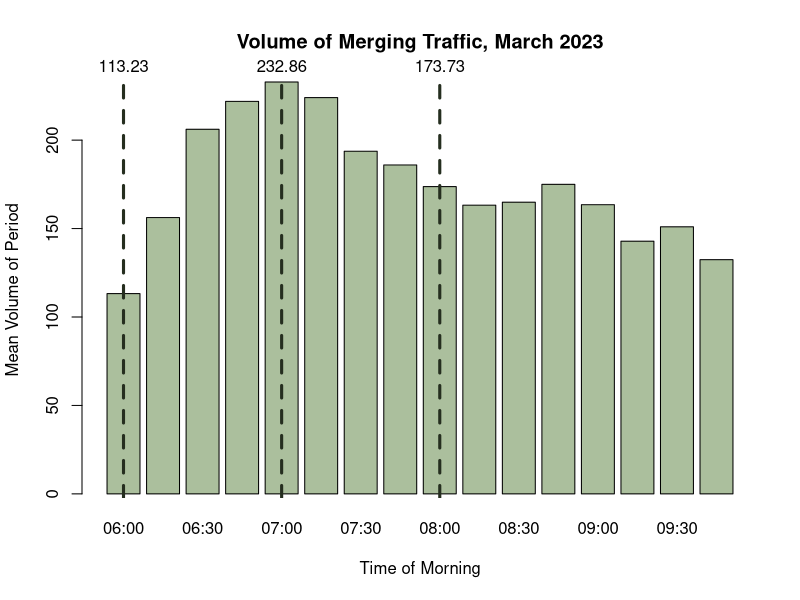
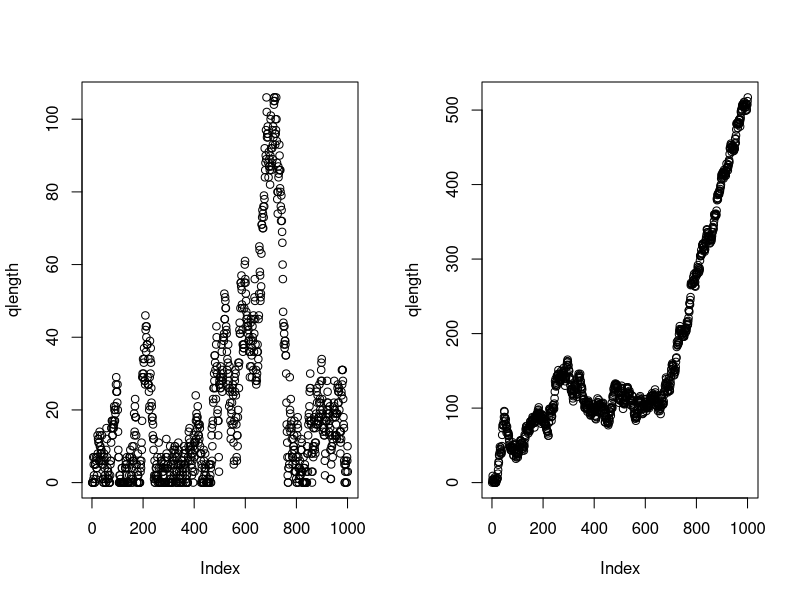
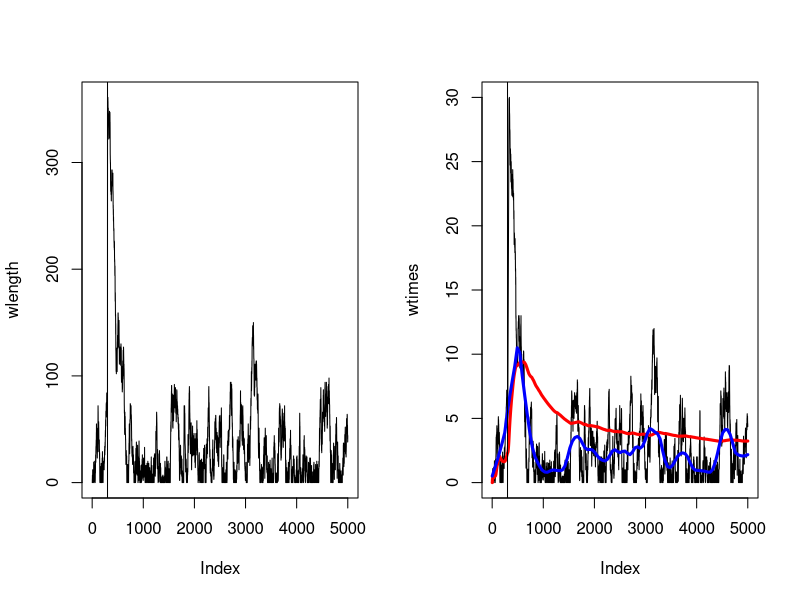

Recreate these plots in R, in order.
## ---- chunk 1
#| include: false

# Keep these commented as the full files were too large to upload to Github
# Importing datasets
# raw23 <- read.csv("2023-03.csv")
# raw25 <- read.csv("2025-03.csv")

# Filtering for on-ramp segment
# ramp25 <- raw25[raw25$MLinkID == 5725, ]
# ramp23 <- raw23[raw23$MLinkID == 5725, ]

# Filtering for the freeway segment directly following the on-ramp
# fwy25 <- raw25[raw25$MLinkID == 183, ]
# fwy23 <- raw23[raw23$MLinkID == 183, ]

# Simplified import commands
ramp25 <- read.csv("ramp25.csv")
ramp23 <- read.csv("ramp23.csv")

fwy25 <- read.csv("fwy25.csv")
fwy23 <- read.csv("fwy23.csv")
## ---- chunk 2
#| include: false

library(lubridate)

# Converting datetime strings to date objects
ramp23$Date.Time.AWST <- ymd_hm(ramp23$Date.Time.AWST)

# Adding day of the week column (1=sunday, 7=saturday)
ramp23$Weekday <- wday(ramp23$Date.Time.AWST)

# Adding hour of the day column
ramp23$Hour <- hour(ramp23$Date.Time.AWST)

# Adding 15-min segment identifier of column
ramp23$Period <- format(ramp23$Date.Time.AWST, "%H:%M")

# Removing weekends
ramp23.wk <- ramp23[ramp23$Weekday %in% c(2, 3, 4, 5, 6), ]

# Filtering for only the morning peak (6am-10am)
ramp23.pk.wk <- ramp23.wk[6 <= ramp23.wk$Hour & ramp23.wk$Hour < 10, ]

# Removing public holidays (March 6 is the onyl date - Labour Day)
ramp23.pk.wk <- ramp23.pk.wk[date(ramp23.pk.wk$Date.Time.AWST) != "2023-03-06", ]
## ---- chunk 3
head(ramp23[, c(-6, -7, -8, -9, -10)])
## ---- chunk 4
#| include: false

smeans <- aggregate(Volume ~ Period, 
                           data = ramp23.pk.wk, 
                           FUN = mean)

# getting max volume
smax <- max(smeans$Volume)
maxindex <- which(smeans$Volume == smax)

# getting mean volume
smean <- mean(smeans$Volume)

# getting min volume
smin <- min(smeans$Volume)
minindex <- which(smeans$Volume == smin)
## ---- chunk 5
#| echo: false

bp <- barplot(smeans$Volume, names.arg = smeans$Period, col="#abbf9d", xlab = "Time of Morning", ylab = "Mean Volume of Period", main="Volume of Merging Traffic, March 2023")

abline(v = bp[1], col = "#252e1f", lwd = 3, lty = 2)
text(x = bp[1], y = smax, labels = round(smeans$Volume[1], 2), pos = 3, xpd = TRUE)

abline(v = bp[5], col = "#252e1f", lwd = 3, lty = 2)
text(x = bp[5], y = smax, labels = round(smeans$Volume[5], 2), pos = 3, xpd = TRUE)

abline(v = bp[9], col = "#252e1f", lwd = 3, lty = 2)
text(x = bp[9], y = smax, labels = round(smeans$Volume[9], 2), pos = 3, xpd = TRUE)
## ---- chunk 6
#| echo: false
smu6  <- mean(ramp23.pk.wk[ramp23.pk.wk$Period == "06:00", 4])
svar6 <- var(ramp23.pk.wk[ramp23.pk.wk$Period == "06:00", 4])

data.frame (
  Mean = smu6,
  Variance = svar6,
  row.names = c("6am (min)")
)
## ---- chunk 7
#| include: false
ssize6 <- (smu6^2) / (svar6 - smu6)
## ---- chunk 8
sim1 <- rnbinom(10000, size = ssize6, mu = smu6)
sim2 <- rpois(10000, lambda = smu6)
data.frame (
  Mean = c(smu6, mean(sim1), mean(sim2)),
  Variance = c(svar6, var(sim1), mean(sim2)),
  row.names = c("Dataset", "NBinom Sim", "Poisson Sim  ")
)
## ---- chunk 9
#| echo: false
data.frame(
  Mean = smu6 / 15,
  Variance = svar6 / 15^2,
  Size = ((smu6/15)^2) / ((svar6/(15^2)) - smu6/15),
  row.names = c("Vehicles/min")
  )
## ---- chunk 10
#| echo: false

data.frame(
  Mean = c(smu6, smu6/15, smu6/15),
  Size = c(ssize6, ((smu6/15)^2) / ((svar6/(15^2)) - smu6/15), ssize6/15),
  row.names = c("Vehicles/15min", "Vehicles/min (Method 1)", "Vehicles/min (Method 2)")
)
## ---- chunk 11
#| include: false

# 6am models
# leave as the same

# 7am models
smu7  <- mean(ramp23.pk.wk[ramp23.pk.wk$Period == "07:00", 4])
svar7 <- var(ramp23.pk.wk[ramp23.pk.wk$Period == "07:00", 4])
ssize7 <- ((smu7^2) / (svar7 - smu7))

# 8am models
smu8  <- mean(ramp23.pk.wk[ramp23.pk.wk$Period == "08:00", 4])
svar8 <- var(ramp23.pk.wk[ramp23.pk.wk$Period == "08:00", 4])
ssize8 <- ((smu8^2) / (svar8 - smu8))

# update to vehicles / 15 minute
# we no longer use variance! DO NOT TOUCHHHH VARIANCE
smu6 <- smu6 / 15
ssize6 <- ssize6 / 15

smu7 <- smu7 / 15
ssize7 <- ssize7 / 15

smu8 <- smu8 / 15
ssize8 <- ssize8 / 15
## ---- chunk 12
#| echo: false

data.frame(
  Mean = c(smu6, smu7, smu8),
  Size = c(ssize6, ssize7, ssize8),
  row.names = c("6am (min)", "7am (max)", "8am (mean)")
)
## ---- chunk 13
T <- 1000

# average 12 cars per minute release
release <- 12

qlength <- numeric(T)

for (i in 1:T) {
  qlength[i+1] <- qlength[i] + rnbinom(1, size=ssize8, mu=smu8)
  qlength[i+1] <- max(0, qlength[i+1] - release)
}

par(mfrow=c(1, 2))
plot(qlength)


# average 11 cars per minute
release <- 11

qlength <- numeric(T)

for (i in 1:T) {
  qlength[i+1] <- qlength[i] + rnbinom(1, size=ssize8, mu=smu8)
  qlength[i+1] <- max(0, qlength[i+1] - release)
}

plot(qlength)
## ---- chunk 14
set.seed(1234)
T <- 5000 # no. of timesteps (each is a minute)
c <- 2 # no. of lanes

mu <- 6 # mean no. vehicles released PER LANE in one timestep
lambda <- smu8 # mean no. vehicles arriving TOTAL in one timestep
dispersion <- ssize8 # dispersion parameter for arrival rate

queue <- c()

wtimes <- list()
wlength <- numeric(T)

for (i in 1:T) {
  # arrivals
  arrivals <- rnbinom(1, size = dispersion, mu = lambda)
  
  if(i == 300) {
    arrivals <- arrivals + 300 # TESTING VEHICLE INJECTION
  }
  
  queue <- c(queue, rep(i, arrivals))

  # release parameters
  rrate <- sum(rpois(c, mu))
  rtimes <- c()

  # finding how many cars should be released
  released <- min(length(queue), rrate)

  # releasing cars and tracking how long they waited
  if (released > 0) {
    rtimes <- c(rtimes, i - queue[1:released])
    queue <- queue[-(1:released)]
  }

  # record data
  wtimes[[i]] <- rtimes
  wlength[i] <- length(queue)

}

test <- wtimes

for (i in 1:T) {
  wtimes[[i]] <- mean(wtimes[[i]])
}
wtimes <- unlist(wtimes)
mean(wtimes, na.rm = TRUE)
## ---- chunk 15

par(mfrow = c(1, 2))
plot(wlength, type="l")
abline(v = 300)
plot(wtimes, type="l")
lines(cumsum(wtimes)/seq_len(T), col="red", lwd=3)
lines(lowess(wtimes, f = 0.1), col="blue", lwd=3)
abline(v = 300)

## ---- chunk 16
# T <- 1000 # no. of timesteps (each is a 15min interval)
# c <- 2 # no. of lanes
# 
# mu <- 6 # mean no. vehicles released PER LANE in one timestep
# lambda <- smu8 # mean no. vehicles arriving TOTAL in one timestep
# dispersion <- ssize8 # dispersion parameter for arrival rate
# 
# q1 <- c()
# q2 <- c()
# 
# wtimes <- list()
# q1c <- numeric(T)
# q2c <- numeric(T)
# 
# avg_wait_at_i <- list()
# 
# for (i in 1:T) {
#   # arrivals
#   arrivals <- rnbinom(1, size = dispersion, mu = lambda)
# 
#   q1a <- floor(arrivals / 2)
#   q2a <- ceiling(arrivals /2)
# 
#   q1 <- c(q1, rep(i, q1a))
#   q2 <- c(q2, rep(i, q2a))
# 
#   # release parameters
#   release <- mu
#   timestep.wtimes <- c()
# 
#   # finding how many cars should be released
#   q1r <- min(length(q1), release)
#   q2r <- min(length(q2), release)
# 
#   # releasing cars and tracking how long they waited
#   if (q1r > 0) {
#     timestep.wtimes <- c(timestep.wtimes, i - q1[1:q1r])
#     q1 <- q1[-(1:q1r)]
#   }
#   if (q2r > 0) {
#     timestep.wtimes <- c(timestep.wtimes, i - q2[1:q2r])
#     q2 <- q2[-(1:q2r)]
#   }
# 
#   # record data
#   wtimes[[i]] <- timestep.wtimes
#   q1c[i] <- length(q1)
#   q2c[i] <- length(q2)
# 
#   avg_wait_at_i[i] <- if(length(timestep.wtimes) > 0) mean(timestep.wtimes)
# 
# }
# all_waits <- unlist(wtimes)
# plot(q1c)
# # plot(1:T, avg_wait_at_i)
